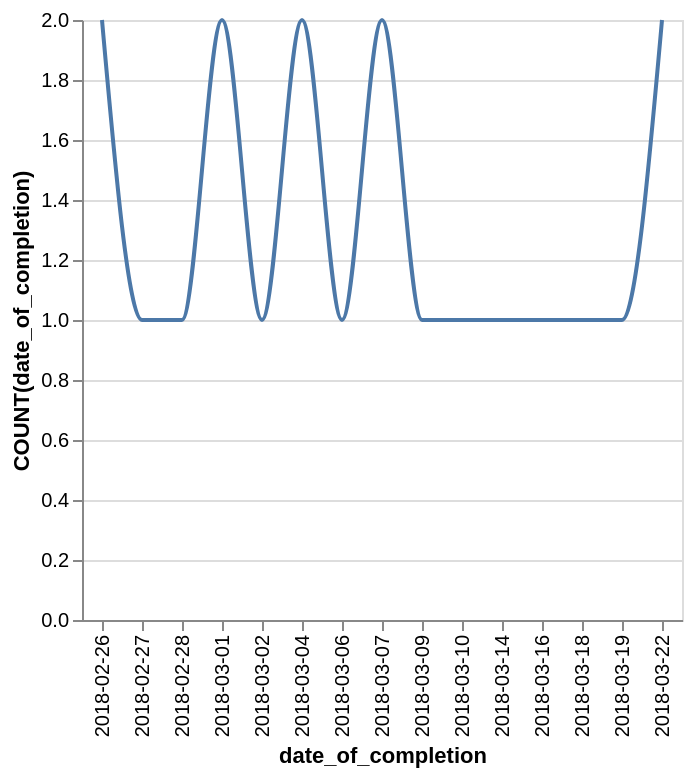

This figure's Vega-Lite source:
### Vega-Lite specification from a JSON file in a GitHub repository (floating-point values rounded to 4 significant figures)
{"data": {"values": [{"x_data": "2018-02-26", "y_data": 2}, {"x_data": "2018-02-27", "y_data": 1}, {"x_data": "2018-02-28", "y_data": 1}, {"x_data": "2018-03-01", "y_data": 2}, {"x_data": "2018-03-02", "y_data": 1}, {"x_data": "2018-03-04", "y_data": 2}, {"x_data": "2018-03-06", "y_data": 1}, {"x_data": "2018-03-07", "y_data": 2}, {"x_data": "2018-03-09", "y_data": 1}, {"x_data": "2018-03-10", "y_data": 1}, {"x_data": "2018-03-14", "y_data": 1}, {"x_data": "2018-03-16", "y_data": 1}, {"x_data": "2018-03-18", "y_data": 1}, {"x_data": "2018-03-19", "y_data": 1}, {"x_data": "2018-03-22", "y_data": 2}]}, "mark": {"type": "line", "interpolate": "monotone"}, "encoding": {"x": {"field": "x_data", "type": "nominal", "title": "date_of_completion", "sort": "ascending"}, "y": {"field": "y_data", "type": "quantitative", "title": "COUNT(date_of_completion)"}}}
